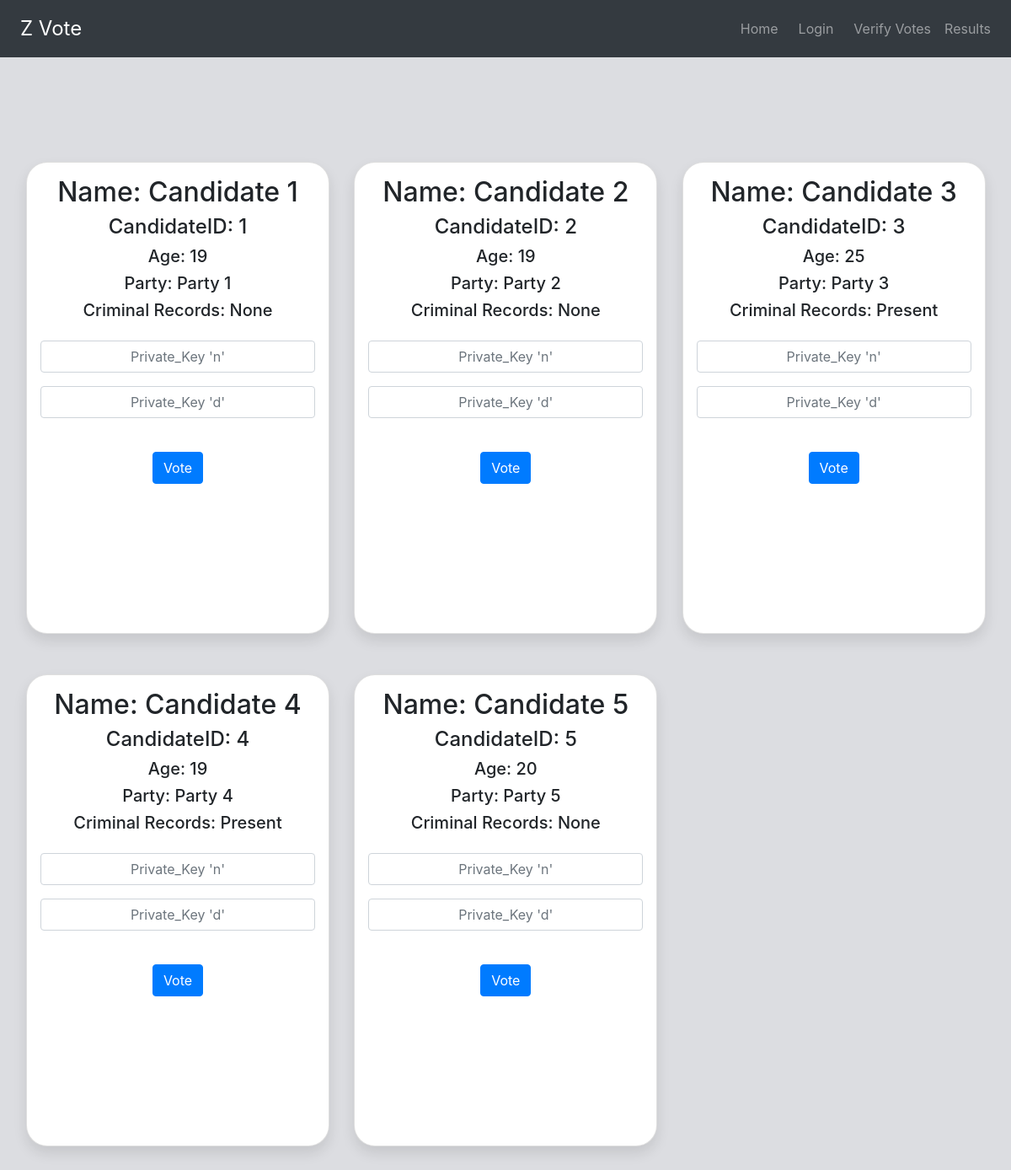
Screenshot of /vote/ with the database file from the repository.
### poll/models.py (models this page shows)
class Candidate(models.Model):
    candidateID = models.IntegerField(primary_key=True)
    name = models.CharField(max_length=100)
    age = models.IntegerField(default=18)
    party = models.CharField(max_length=100)
    criminalRecords = models.BooleanField(default=False)
    count = models.IntegerField(default=0)

### poll/views.py (the view)
# urls.py: path('vote/', views.vote, name='vote'),
def vote(request):
    candidates = models.Candidate.objects.all()
    context = {'candidates': candidates}
    return render(request, 'poll/vote.html', context)

### poll/templates/poll/vote.html (shortened to what this page needs)
{% extends './base.html' %}
{% block content %}
<body>
    <div class="row text-center p-3">
        {% if candidates %}
        {% for candidate in candidates %}
        <div class="col-md-4">
            <div class="card p-3 mt-5 mx-auto"
            style="border-radius: 25px; width: 30vw; height: 70vh; box-shadow: 0 0.5rem 1rem 0 rgba(0, 0, 0, 0.1);
        font-size: 1.4vw;">
                <h2>Name: {{ candidate.name }}</h2>
                <h4>CandidateID: {{ candidate.candidateID }}</h4>
                <h5>Age: {{ candidate.age }}</h5>
                <h5>Party: {{ candidate.party }}</h5>
                <h5>Criminal Records: {% if candidate.criminalRecords == False %} None {% else %} Present {% endif %}
                </h5>
                <form action="{% url 'create' pk=candidate.candidateID %}" method="POST" class="form-group">
                    <input type="text" name="privateKey_n" class="form-control my-3" placeholder="Private_Key 'n'" style="text-align: center;" required>
                    <input type="text" name="privateKey_d" class="form-control my-3" placeholder="Private_Key 'd'" style="text-align: center;" required>
                    <input type="submit" value="Vote" class="btn btn-primary my-4">
                </form>
            </div>
        </div>
        {% endfor %}
        {% else %}
        <p>No candidates yet</p>
        {% endif %}
    </div>
</body>
{% endblock %}

### poll/templates/poll/base.html (shortened to what this page needs)
<!DOCTYPE html>
<html lang="en">
<head>
    <link href="https://stackpath.bootstrapcdn.com/bootstrap/4.4.1/css/bootstrap.min.css" rel="stylesheet">
</head>
<body>
    <nav class='navbar navbar-expand-lg navbar-dark bg-dark justify-content-between'>
        <a href="home.html" class="navbar-brand p-2" style="font-size: 2vw;">Z Vote</a>
        <ul class="navbar-nav">
            <li class="nav-item mr-2">
                <a href="{% url 'home' %}" class="nav-link">Home</a>
            </li>
            <li class="nav-item mr-2">
                <a href="{% url 'login' %}" class="nav-link">Login</a>
            </li>
            <li class="nav-item">
                <a href="{% url 'verify' %}" class="nav-link">Verify Votes</a>
            </li>
            <li class="nav-item">
                <a href="{% url 'result' %}" class="nav-link">Results</a>
            </li>
        </ul>
    </nav>
    <div class="container-fluid bg1">
                {% block content %}
                {% endblock %}
    </div>
</body>

### poll/templates/poll/base.html (style rules this page uses)
.bg1 { background-color: #dcdde1; padding-top: 5%; padding-bottom: 31%; }

### rows the page displays
Candidate: name "Candidate 1", candidateID "1", age "19", party "Party 1", criminalRecords "None"
Candidate: name "Candidate 2", candidateID "2", age "19", party "Party 2", criminalRecords "None"
Candidate: name "Candidate 3", candidateID "3", age "25", party "Party 3", criminalRecords "Present"
Candidate: name "Candidate 4", candidateID "4", age "19", party "Party 4", criminalRecords "Present"
Candidate: name "Candidate 5", candidateID "5", age "20", party "Party 5", criminalRecords "None"
